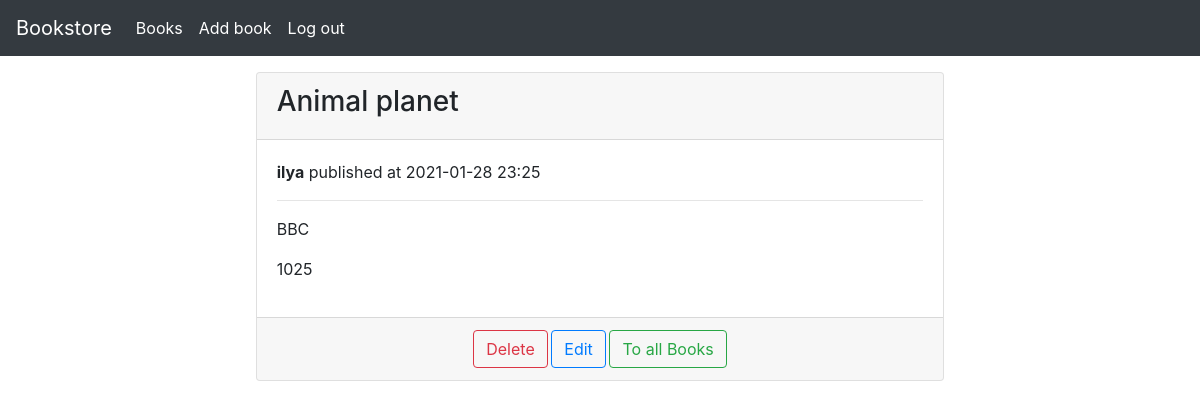
/books/3/detail (signed in), run on the app's committed database.
### app/models.py (models this page shows, shortened)
class Book(db.Model):
    id = db.Column(db.Integer, primary_key=True)
    title = db.Column(db.String(100))
    author = db.Column(db.String(100))
    pages_amount = db.Column(db.Integer)
    published =  db.Column(db.DateTime, index=True, default=datetime.now())
    user_id = db.Column(db.Integer, db.ForeignKey('user.id'))

class User(UserMixin, db.Model):
    id = db.Column(db.Integer, primary_key=True)
    username = db.Column(db.String(100), index=True, unique=True)
    email = db.Column(db.String(100), index=True, unique=True)
    password_hash = db.Column(db.String(128))
    books = db.relationship('Book', backref='owner', lazy='dynamic')

### app/routes.py (the view)
@app.route('/books/<id>/detail', methods=['GET'])
@login_required
def book_detail(id):
    book = Book.query.get_or_404(id)
    return render_template('book_detail.html', book=book)

### app/models.py (called while the page is built)
@login.user_loader
def load_user(id:int):
    return User.query.get(int(id))

### app/templates/book_detail.html (shortened to what this page needs)
{% extends 'base_card.html' %}
{% block card_header %}
    <h3>{{ book.title }}</h3>
{% endblock %}
{% block card_body %}
    <p>
        <b>{{ book.owner.username }}</b> published at {{ book.published.strftime('%Y-%m-%d %H:%M') }}
    </p> <hr>
    <p>
        {{ book.author }}
    </p>
    <p>
        {{ book.pages_amount }}
    </p>
{% endblock %}
{% block card_footer %}
<small>
    <a href="{{ url_for('book_delete', id=book.id )}}">
            <button type="submit" class="btn btn-outline-danger">Delete</button>
    </a>
    <a href="{{ url_for('book_update', id=book.id )}}">
        <button type="submit" class="btn btn-outline-primary">Edit</button>
    </a>
    <a href="{{ url_for('books_list')}}">
        <button type="submit" class="btn btn-outline-success">To all Books</button>
    </a>
</small>
{% endblock %}

### data on the page
Book: title "Animal planet", published "2021-01-28 23:25", author "BBC", pages_amount "1025"
User: owner.username "ilya"
